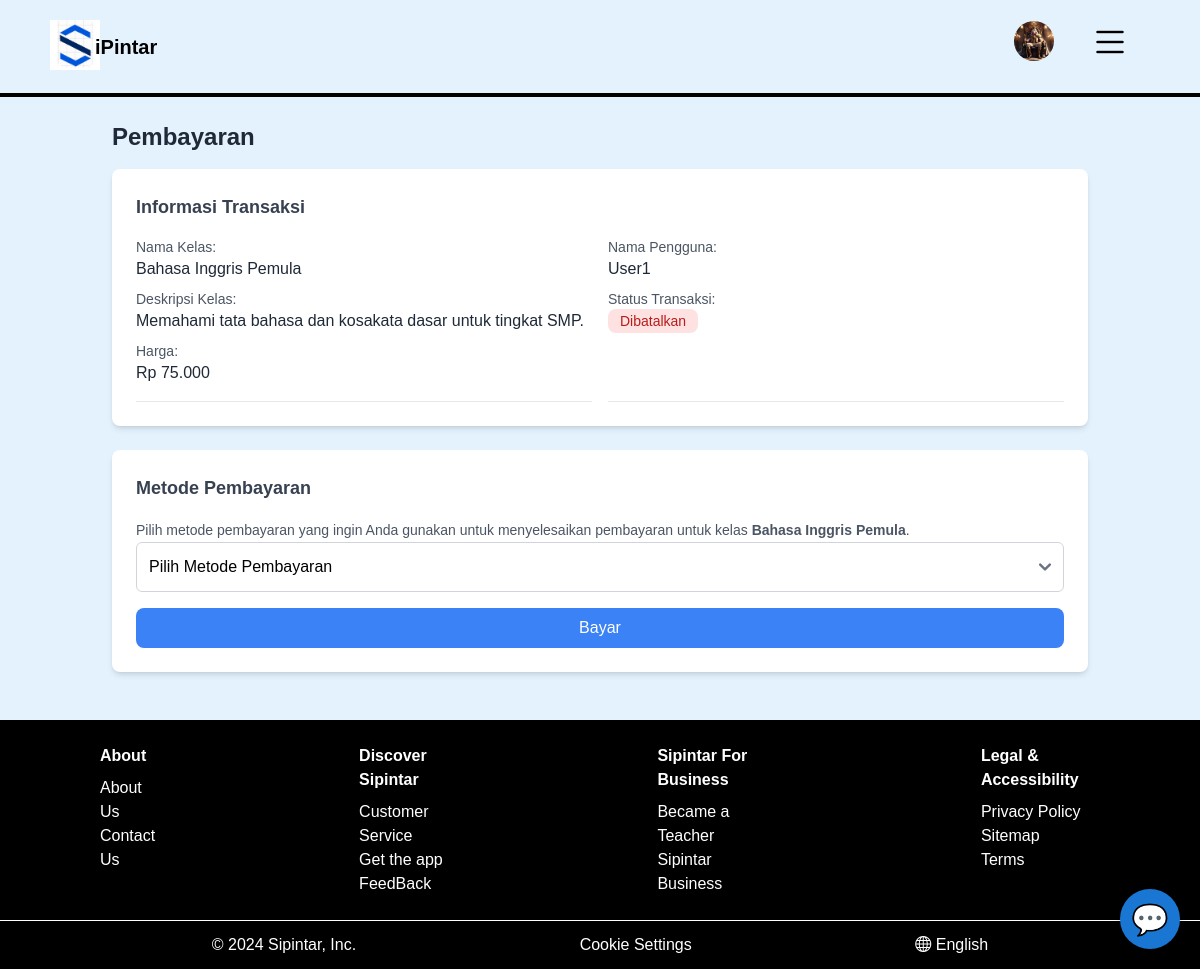
The app's page /modul/bayar.php (signed in) with its own data.
### tables this page shows
CREATE TABLE `kelas` (
  `id_kelas` int NOT NULL,
  `nama_kelas` varchar(255) NOT NULL,
  `tingkat` varchar(50) NOT NULL,
  `pelajaran` varchar(50) NOT NULL,
  `deskripsi` text,
  `id_pengajar` int DEFAULT NULL,
  `harga` decimal(10,2) NOT NULL,
  `dibuat_pada` timestamp NOT NULL DEFAULT CURRENT_TIMESTAMP,
  `diperbarui_pada` timestamp NOT NULL DEFAULT CURRENT_TIMESTAMP ON UPDATE CURRENT_TIMESTAMP
);

CREATE TABLE `transaksi` (
  `id_transaksi` int NOT NULL,
  `id_voucher` int DEFAULT NULL,
  `id_pendaftaran` int DEFAULT NULL,
  `harga` int NOT NULL,
  `Metode_Pembayaran` tinyint DEFAULT NULL,
  `Tanggal_transaksi` timestamp NULL DEFAULT CURRENT_TIMESTAMP,
  `status_transaksi` tinyint DEFAULT '0'
);

CREATE TABLE `pengguna` (
  `id_pengguna` int NOT NULL,
  `nama` varchar(255) NOT NULL,
  `email` varchar(255) NOT NULL,
  `username` varchar(50) NOT NULL,
  `kata_sandi` varchar(255) NOT NULL,
  `peran` tinyint NOT NULL,
  `tanggal_lahir` date DEFAULT NULL,
  `bio` text,
  `foto` varchar(255) NOT NULL,
  `sekolah` varchar(100) NOT NULL,
  `kelas` tinyint NOT NULL,
  `reset_token` varchar(255) DEFAULT NULL,
  `reset_expiry` datetime DEFAULT NULL,
  `dibuat_pada` timestamp NOT NULL DEFAULT CURRENT_TIMESTAMP,
  `diperbarui_pada` timestamp NOT NULL DEFAULT CURRENT_TIMESTAMP ON UPDATE CURRENT_TIMESTAMP,
  `jenis_kelamin` enum('Laki-laki','Perempuan') DEFAULT NULL
);

### model/pendaftaranKelas.php (called while the page is built, shortened)
<?php
require __DIR__ . "/../db.php";
function getPendaftaranKelasByFilter($filter)
{
    global $conn;
    $query = "
        SELECT
            pendaftaran_kelas.*,
            kelas.nama_kelas,
            kelas.tingkat,
            kelas.pelajaran,
            kelas.deskripsi,
            pengguna.nama AS nama_pengguna,
            pengguna.email AS email_pengguna,
            pengajar.nama AS nama_pengajar,
            transaksi.id_transaksi,
            transaksi.status_transaksi,
            transaksi.harga
        FROM
            pendaftaran_kelas
        LEFT JOIN
            kelas ON pendaftaran_kelas.id_kelas = kelas.id_kelas
        LEFT JOIN
            pengguna ON pendaftaran_kelas.id_pengguna = pengguna.id_pengguna
        LEFT JOIN
            pengguna pengajar ON kelas.id_pengajar = pengguna.id_pengguna
        LEFT JOIN
            transaksi ON transaksi.id_pendaftaran = pendaftaran_kelas.id_pendaftaran
    ";
    $conditions = [];
    $params = [];
    $stmt = $conn->prepare($query);
    $stmt->execute($params);
    return isset($filter["id_kelas"]) || isset($filter["status"]) ?
        $stmt->fetch(PDO::FETCH_ASSOC) : $stmt->fetchAll(PDO::FETCH_ASSOC);
}

### modul/bayar.php (the view, shortened to what this page needs)
<?php
require_once "../model/kelas.php";
require_once "../model/pendaftaranKelas.php";
$status_transaksi = $GLOBALS["status_transaksi"];
$id_transaksi = $_GET["id_transaksi"];
$filter = [
    "id_transaksi" => $id_transaksi
];
$data["kelas"] = getPendaftaranKelasByFilter($filter)[0];
?>
<div class="container mx-auto p-6">
    <h1 class="text-2xl font-bold text-gray-800 mb-4">Pembayaran</h1>
    <div class="bg-white shadow-md rounded-lg p-6 mb-6">
        <h2 class="text-lg font-semibold text-gray-700">Informasi Transaksi</h2>
        <div class="grid grid-cols-2 gap-4 mt-4">
            <div class="border-b pb-4">
                <p class="text-sm text-gray-600">Nama Kelas:</p>
                <p class="text-base text-gray-800 font-medium"><?= htmlspecialchars($data["kelas"]['nama_kelas']) ?></p>
                <p class="text-sm text-gray-600 mt-2">Deskripsi Kelas:</p>
                <p class="text-base text-gray-800 font-medium"><?= htmlspecialchars($data["kelas"]['deskripsi']) ?></p>
                <p class="text-sm text-gray-600 mt-2">Harga:</p>
                <p class="text-base text-gray-800 font-medium">Rp <?= number_format($data["kelas"]['harga'], 0, ',', '.') ?></p>
            </div>
            <div class="border-b pb-4">
                <p class="text-sm text-gray-600">Nama Pengguna:</p>
                <p class="text-base text-gray-800 font-medium"><?= htmlspecialchars($data["kelas"]['nama_pengguna']) ?></p>
                <p class="text-sm text-gray-600 mt-2">Status Transaksi:</p>
                <span class="px-3 py-1 text-sm font-medium rounded-lg <?= $status_transaksi[$data["kelas"]['status_transaksi']][1] ?>">
                    <?= htmlspecialchars($status_transaksi[$data["kelas"]['status_transaksi']][0]) ?>
                </span>
            </div>
        </div>
    </div>
    <div class="bg-white shadow-md rounded-lg p-6 mb-6">
        <h2 class="text-lg font-semibold text-gray-700">Metode Pembayaran</h2>
        <form action="" method="POST" class="mt-4">
            <label for="metode_pembayaran" class="text-sm text-gray-600 mb-4">Pilih metode pembayaran yang ingin Anda gunakan untuk menyelesaikan pembayaran untuk kelas <strong><?= htmlspecialchars($data["kelas"]['nama_kelas']) ?></strong>.</label>
            <select name="metode_pembayaran" id="metode_pembayaran" class="w-full p-3 border border-gray-300 rounded-md mb-4" required>
                <option value="" selected disabled>Pilih Metode Pembayaran</option>
            </select>
            <button type="submit" class="w-full px-4 py-2 bg-blue-500 text-white rounded-lg hover:bg-blue-600">
                Bayar
            </button>
        </form>
    </div>
</div>
<?php
include '../partials/Master.php';
?>

### partials/cs.php (style rules this page uses)
body { font-family: Arial, sans-serif; background-color: #e3f2fd; margin: 0; padding: 0; }

### records on screen
kelas: nama_kelas "Bahasa Inggris Pemula", deskripsi "Memahami tata bahasa dan kosakata dasar untuk tingkat SMP."
transaksi: harga "75.000", status_transaksi "Dibatalkan"
pengguna: nama "User1"
